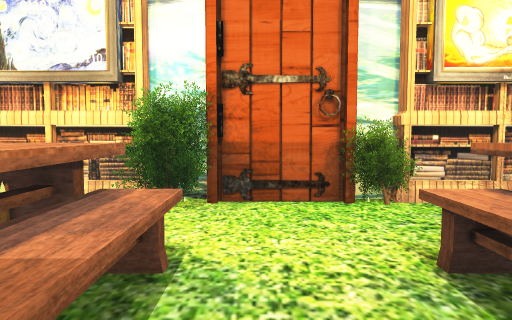
view 1 (above)

12 first-person views from a walk through a 3-D level made in the Unity game engine. The camera is 1.4 m above the floor, tilts 4° down and sees 70° across. The floor is counted in squares, 1 m on a side. Each view is taken from the middle of a square. On the plan, view 1 faces up. The plan holds only what a view shows up to about 16 squares ahead; the rest is blank. The place goes on beyond the plan. Some surface patterns are stand-ins.

view 2
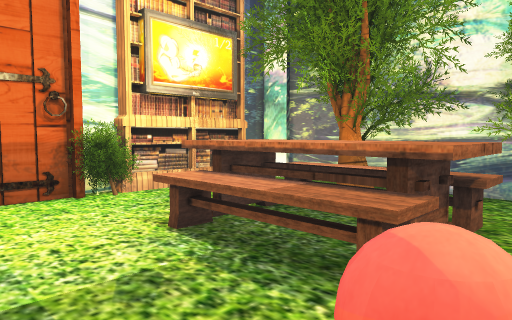

view 3
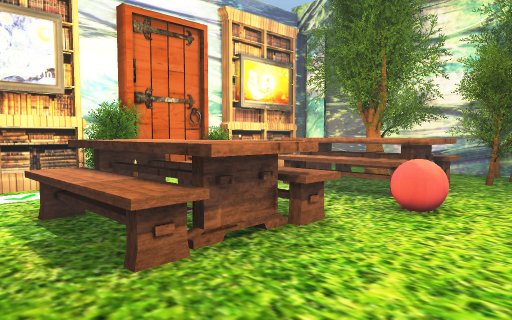

view 4
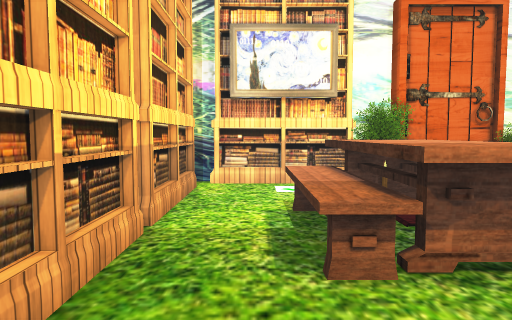

view 5
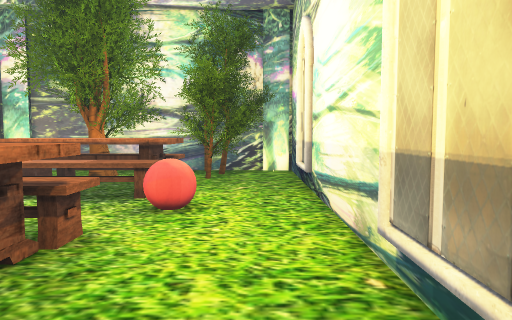

view 6
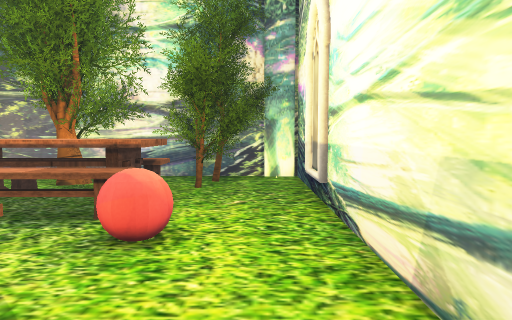

view 7
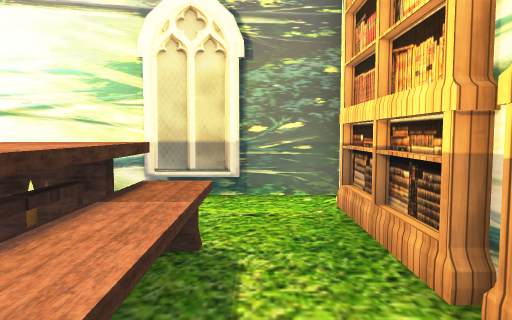

view 8
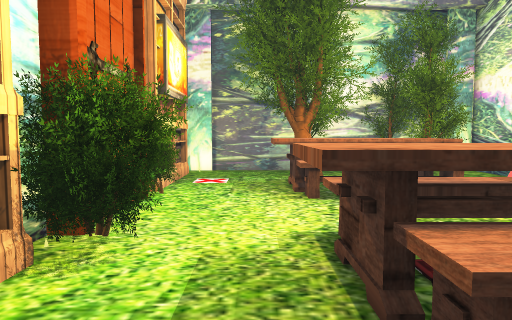

view 9
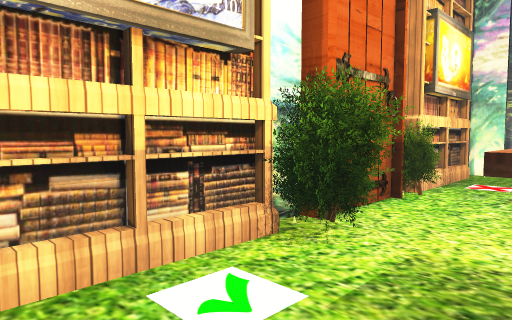

view 10
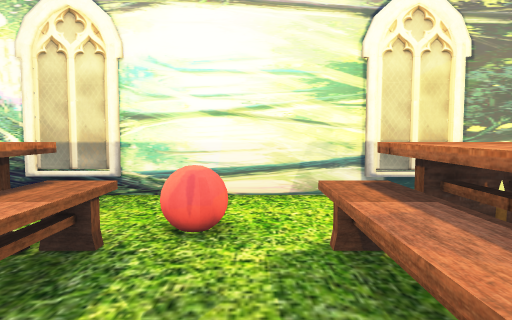

view 11
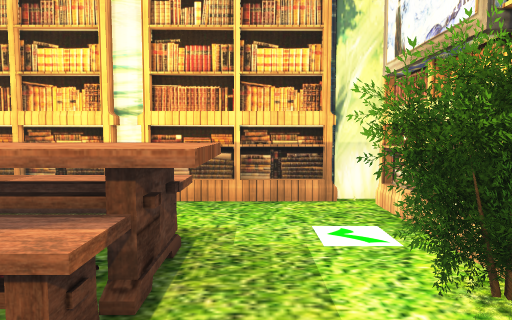

view 12
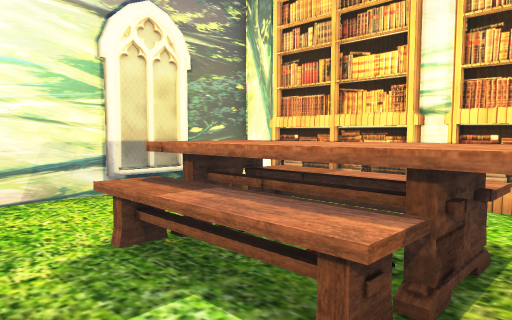

### Floor plan
Key: @ floor where view 1 was taken; # wall or solid block; . floor; O other object.
Columns run from 7 left of view 1 to 8 right of it. Each row starts with its distance up from view 1.
  8 #OOOO######OOO##
  7 #...OOO..OO....#
  6 O....OO........#
  5 O..............#
  4 O..OOOO..OOOO#O#
  3 O..OOOO..OOOOOO#
  2 #..OOOO..OOOOOO#
  1 O..OOOO..OOOO .#
  0 O..OOOO@OOOOOOOO
 -1 O.......O...OOO#
 -2 #............O##
 -3 #..##.....######
 -4 ###########

Where each view was taken, in squares from view 1:
view 1: 0 up, 0 right, facing up
view 2: 1 down, 1 left, facing up-right
view 3: 3 down, 6 left, facing up-right
view 4: 3 down, 5 left, facing up
view 5: 2 down, 6 left, facing right
view 6: 2 down, 4 left, facing right
view 7: 5 up, 5 left, facing down
view 8: 5 up, 6 left, facing right
view 9: 4 up, 6 left, facing up-right
view 10: 5 up, 0 right, facing down
view 11: 5 up, 1 right, facing left
view 12: 5 up, 1 right, facing down-left
